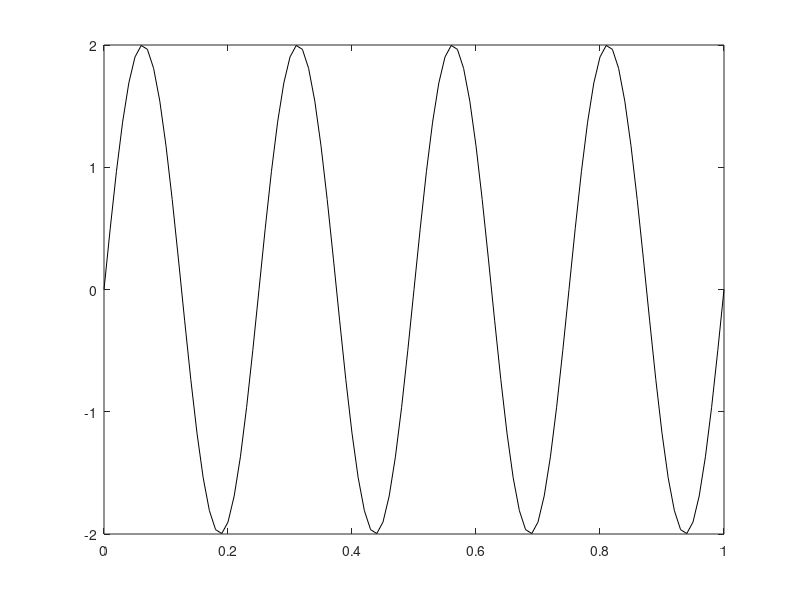

Write the MATLAB code that produced this figure.
clear all
close all
clc

t = 0:0.01:1;
f = 4;              %frequency of wave
A = 2;              %amplitude of wave
y = A*sin(2*pi*f*t);
plot(t,y,'k')


% x = -10:0.5:10;
% y = x.^2;
% figure
% plot(x,y,'*')
% 
% x1 = -10:4:10;
% y1 = x1.^2;
% hold on
% plot(x1,y1,'r');
